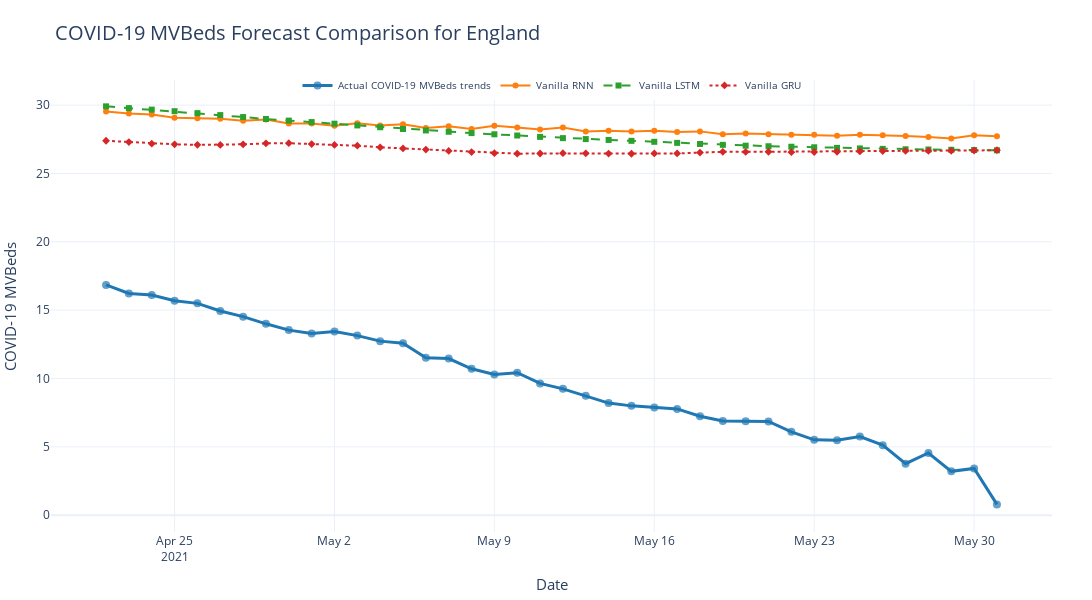

Source (notebook cell):
### Code cell
# plot the forecast
forecast_columns = ["Vanilla RNN", "Vanilla LSTM", "Vanilla GRU"]
forecast_display_names = ["Vanilla RNN", "Vanilla LSTM", "Vanilla GRU"]
fig = plot_forecast(
    pred_df, forecast_columns, selected_area, forecast_display_names=forecast_display_names
)
fig.show()
